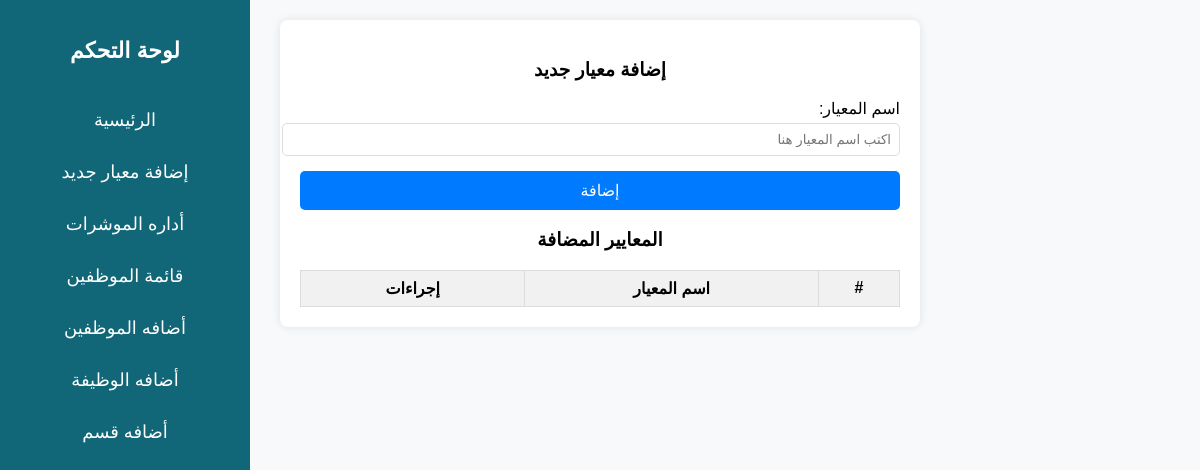
/pages/dashboard/add-criteria.php, run on an earlier commit of the app's database.
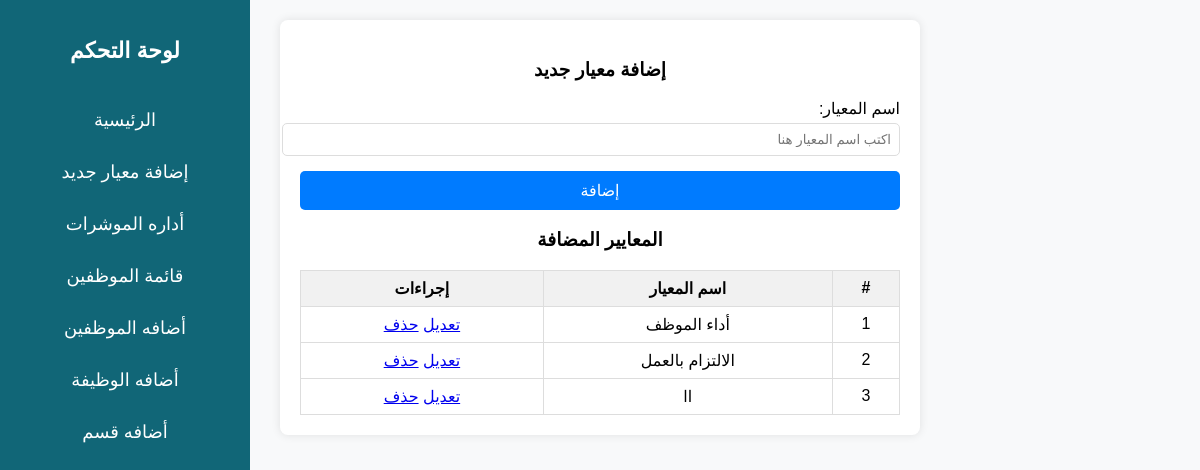
And on a later commit of the database.
### tables this page shows
CREATE TABLE `criteria` (
  `id` int(11) NOT NULL,
  `name` varchar(255) NOT NULL
);

### pages/dashboard/add-criteria.php (the view, shortened to what this page needs)
<?php
include "../../config/connect.php";
$stmt = $con->prepare("
    SELECT * FROM criteria
");
$stmt->execute();
$data = $stmt->fetchAll(PDO::FETCH_ASSOC);
?>
<!DOCTYPE html>
<html lang="ar">
<head>
    <link rel="stylesheet" href="../../style/addCriteria.css">
    <link rel="stylesheet" href="../../style/sidbar.css">
</head>
<body>
    <div class="sidebar">
        <h2>لوحة التحكم</h2>
        <ul>
            <li><a href="../"> الرئيسية</a></li>
            <li><a href="/Project-php-simple-report-emp/pages/dashboard/add-criteria.php"> إضافة معيار جديد</a></li>
            <li><a href="/Project-php-simple-report-emp/pages/dashboard/add-indicators.php"> أداره الموشرات</a></li>
            <li><a href="/Project-php-simple-report-emp/pages/dashboard/show-emp.php"> قائمة الموظفين</a></li>
            <li><a href="/Project-php-simple-report-emp/pages/dashboard/add-emp.php"> أضافه الموظفين</a></li>
            <li><a href="/Project-php-simple-report-emp/pages/dashboard/add-jop.php"> أضافه الوظيفة</a></li>
            <li><a href="/Project-php-simple-report-emp/pages/dashboard/add-category.php"> أضافه قسم </a></li>
        </ul>
    </div>
    <div class="container">
        <h3>إضافة معيار جديد</h3>
        <div class="form-group">
            <label for="criterionName">اسم المعيار:</label>
            <input type="text" id="criterionName" placeholder="اكتب اسم المعيار هنا">
        </div>
        <button id="addCriterion">إضافة</button>
        <h3>المعايير المضافة</h3>
        <table>
            <thead>
                <tr>
                    <th>#</th>
                    <th>اسم المعيار</th>
                    <th>إجراءات</th>
                </tr>
            </thead>
            <tbody id="criteriaTable">
                <?php
                foreach ($data as $key => $value) {
                    echo "<tr>
                                <td>" . $value['id'] . "</td>
                                <td>" . $value['name'] . "</td>
                                <td>
                                    <a href='edit-emp.php?id=" . $value['id'] . "' class='edit'>تعديل</a>
                                    <a href='delete-emp.php?id=" . $value['id'] . "' class='delete'>حذف</a>
                                </td>";
                }
                ?>
            </tbody>
        </table>
    </div>
</body>
</html>

What changed in the data, as far as the page shows it:
added criteria: id "1", name "أداء الموظف"
added criteria: id "2", name "الالتزام بالعمل"
added criteria: id "3", name "اا"
